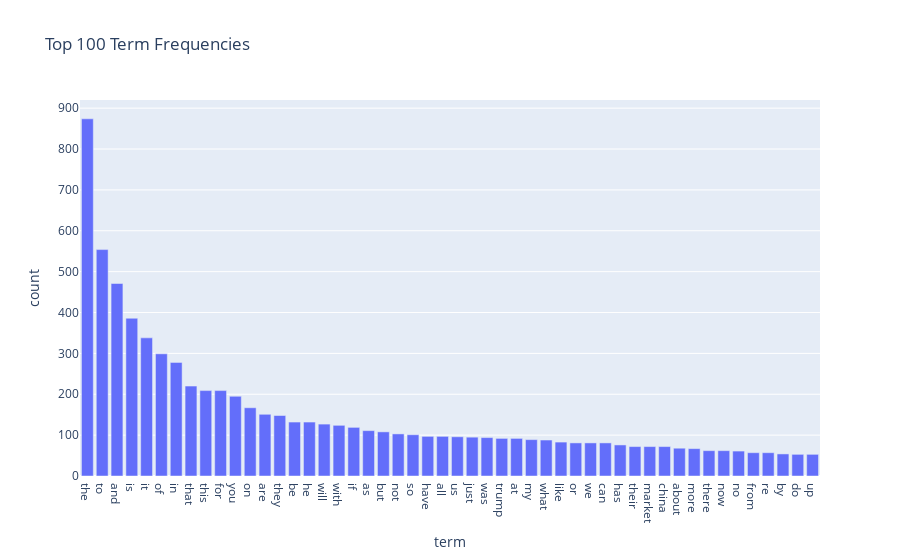

The notebook cell saved with this chart:
### Markdown cell above
#### 4.4.3 Sort in **frequency order**
It turns out to be a **long tail**

### Code cell
# Pick top 100 terms and sort them from large to small
df_top = df.sort_values("count", ascending=False).head(50)

fig = px.bar(df_top,
             x="term", y="count",
             title="Top 100 Term Frequencies")

# Ensure the order on x-axis is truly ordered by frequency instead of in alphabetical order
fig.update_xaxes(categoryorder='total descending')
fig.show()

### Figure 1 — Plotly figure (JSON) as saved in the notebook; plotly's stock layout.template omitted (floating-point values rounded to 4 significant figures)
{"data": [{"hovertemplate": "term=%{x}<br>count=%{y}<extra></extra>", "legendgroup": "", "marker": {"color": "#636efa", "pattern": {"shape": ""}}, "name": "", "orientation": "v", "showlegend": false, "textposition": "auto", "type": "bar", "x": ["the", "to", "and", "is", "it", "of", "in", "that", "this", "for", "you", "on", "are", "they", "be", "he", "will", "with", "if", "as", "but", "not", "so", "have", "all", "us", "just", "was", "trump", "at", "my", "what", "like", "or", "we", "can", "has", "their", "market", "china", "about", "more", "there", "now", "no", "from", "re", "by", "do", "up"], "xaxis": "x", "y": [874, 554, 471, 386, 338, 299, 278, 220, 209, 209, 195, 167, 151, 148, 132, 132, 127, 124, 119, 111, 108, 103, 101, 97, 97, 96, 95, 94, 92, 92, 89, 88, 83, 81, 81, 81, 76, 72, 72, 72, 68, 67, 62, 62, 61, 57, 57, 54, 53, 53], "yaxis": "y"}], "layout": {"barmode": "relative", "legend": {"tracegroupgap": 0}, "title": {"text": "Top 100 Term Frequencies"}, "xaxis": {"anchor": "y", "categoryorder": "total descending", "domain": [0, 1], "title": {"text": "term"}}, "yaxis": {"anchor": "x", "domain": [0, 1], "title": {"text": "count"}}}}
